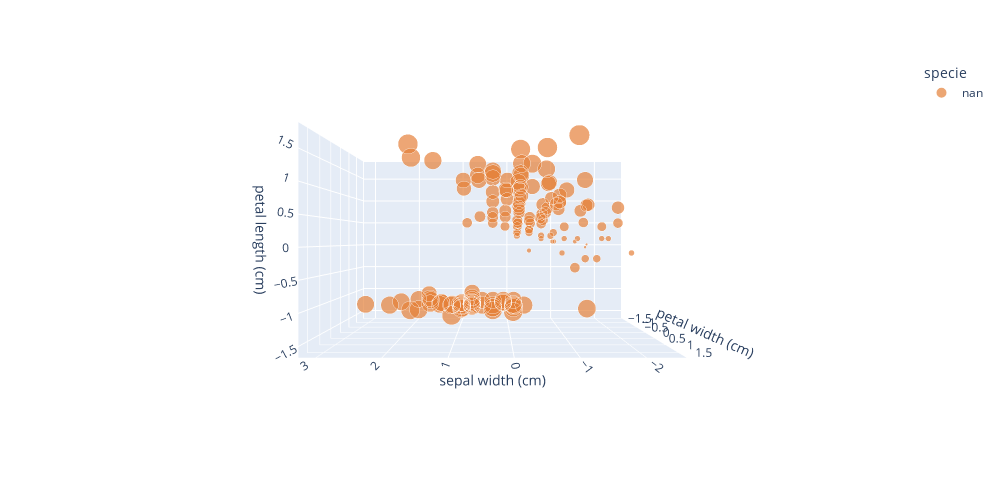

This figure's notebook cell:
### Markdown cell above
To ensure the correct functioning of this model and avoid errors, the standardization of the data is necessary because if the features are not on the same scale, those with larger magnitudes can dominate the distance and affect the result of the algorithm.

For example, if we have two characteristics: age (with values between 0 and 100) and annual income (with values between 0 and 100,000), the difference in scale between the two variables could cause annual income to have a disproportionate impact on the distance by ignoring the importance of age.

Standardizing the data helps all characteristics contribute equally to the distance, which can improve the performance of the KNN algorithm. The choice between normalization and Min-Max standardization will depend on the behavior of the variables and how they affect model performance. If we have features with different scales and range, Min-Max is the best alternative. If on the other hand they have the same or similar scale, normalization is the most appropriate.

### Code cell
import plotly.express as px

total_data['specie'] = total_data['specie'].map({0: 'setosa', 1: 'versicolor', 2: 'virginica'})

fig = px.scatter_3d(total_data, x = "petal width (cm)", y = "petal length (cm)", 
                    z = "sepal width (cm)", color = "specie", width = 1000, height = 500,
                    size = total_data["petal length (cm)"].abs(),
                    color_discrete_sequence = ["#E58139", "#39E581", "#8139E5"])
camera = dict(
    up=dict(x=1, y=3.5, z=0),
    eye=dict(x=2, y=0, z=0)
)

fig.update_layout(scene_camera=camera)
fig.show()

### Figure 1 — Plotly figure (JSON) as saved in the notebook; plotly's stock layout.template omitted (floating-point values rounded to 4 significant figures; data arrays with more than 128 entries replaced by an {"elided": "..."} marker saying what was removed)
{"data": [{"hovertemplate": "specie=nan<br>petal width (cm)=%{x}<br>petal length (cm)=%{y}<br>sepal width (cm)=%{z}<br>size=%{marker.size}<extra></extra>", "legendgroup": "nan", "marker": {"color": "#E58139", "size": {"elided": "150 float values"}, "sizemode": "area", "sizeref": 0.004465, "symbol": "circle"}, "mode": "markers", "name": "nan", "scene": "scene", "showlegend": true, "type": "scatter3d", "x": {"elided": "150 float values"}, "y": {"elided": "150 float values"}, "z": {"elided": "150 float values"}}], "layout": {"height": 500, "legend": {"itemsizing": "constant", "title": {"text": "specie"}, "tracegroupgap": 0}, "margin": {"t": 60}, "scene": {"camera": {"eye": {"x": 2, "y": 0, "z": 0}, "up": {"x": 1, "y": 3.5, "z": 0}}, "domain": {"x": [0, 1], "y": [0, 1]}, "xaxis": {"title": {"text": "petal width (cm)"}}, "yaxis": {"title": {"text": "petal length (cm)"}}, "zaxis": {"title": {"text": "sepal width (cm)"}}}, "width": 1000}}
